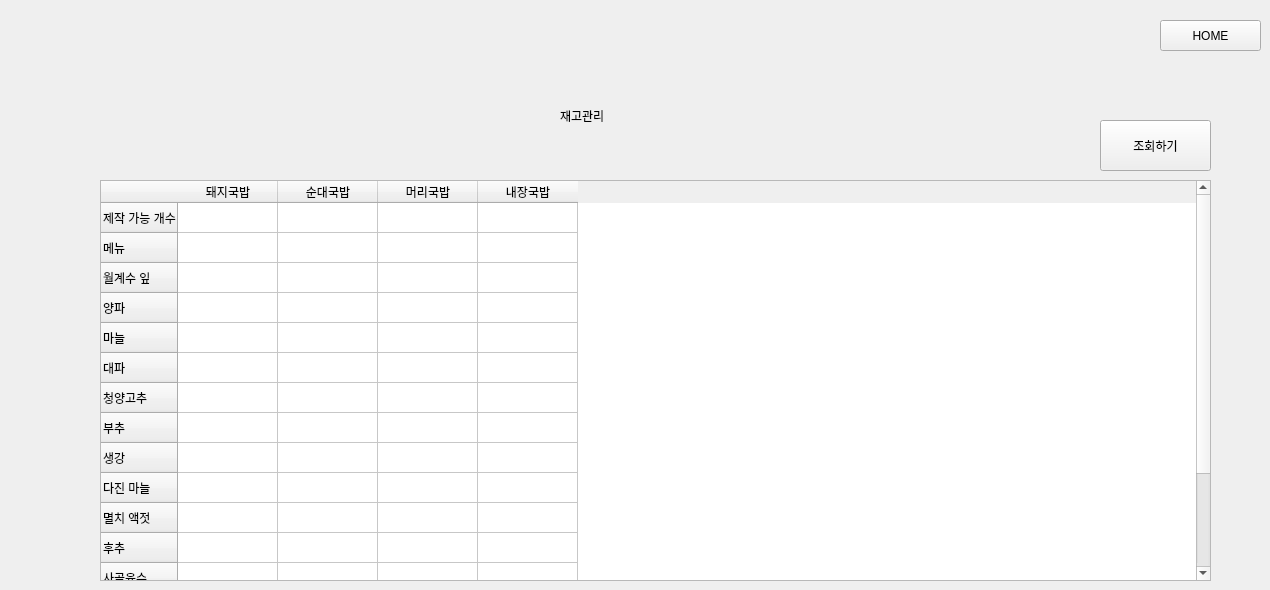
   <widget class="QWidget" name="page_4">
    <widget class="QLabel" name="label_12">
     <property name="geometry">
      <rect>
       <x>560</x>
       <y>80</y>
       <width>221</width>
       <height>71</height>
      </rect>
     </property>
     <property name="styleSheet">
      <string notr="true">font: 75 28pt &quot;Arial&quot;;</string>
     </property>
     <property name="text">
      <string>재고관리</string>
     </property>
    </widget>
    <widget class="QTableWidget" name="inquire_table">
     <property name="geometry">
      <rect>
       <x>100</x>
       <y>180</y>
       <width>1111</width>
       <height>401</height>
      </rect>
     </property>
     <row>
      <property name="text">
       <string>제작 가능 개수</string>
      </property>
     </row>
     <row>
      <property name="text">
       <string>메뉴</string>
      </property>
     </row>
     <row>
      <property name="text">
       <string>월계수 잎</string>
      </property>
     </row>
     <row>
      <property name="text">
       <string>양파</string>
      </property>
     </row>
     <row>
      <property name="text">
       <string>마늘</string>
      </property>
     </row>
     <row>
      <property name="text">
       <string>대파</string>
      </property>
     </row>
     <row>
      <property name="text">
       <string>청양고추</string>
      </property>
     </row>
     <row>
      <property name="text">
       <string>부추</string>
      </property>
     </row>
     <row>
      <property name="text">
       <string>생강</string>
      </property>
     </row>
     <row>
      <property name="text">
       <string>다진 마늘</string>
      </property>
     </row>
     <row>
      <property name="text">
       <string>멸치 액젓</string>
      </property>
     </row>
     <row>
      <property name="text">
       <string>후추</string>
      </property>
     </row>
     <row>
      <property name="text">
       <string>사골육수</string>
      </property>
     </row>
     <row>
      <property name="text">
       <string>고춧가루</string>
      </property>
     </row>
     <row>
      <property name="text">
       <string>간장</string>
      </property>
     </row>
     <row>
      <property name="text">
       <string>매실액</string>
      </property>
     </row>
     <column>
      <property name="text">
       <string>돼지국밥</string>
      </property>
     </column>
     <column>
      <property name="text">
       <string>순대국밥</string>
      </property>
     </column>
     <column>
      <property name="text">
       <string>머리국밥</string>
      </property>
     </column>
     <column>
      <property name="text">
       <string>내장국밥</string>
      </property>
     </column>
    </widget>
    <widget class="QPushButton" name="inquire_home_3">
     <property name="geometry">
      <rect>
       <x>1160</x>
       <y>20</y>
       <width>101</width>
       <height>31</height>
      </rect>
     </property>
     <property name="text">
      <string>HOME</string>
     </property>
    </widget>
    <widget class="QPushButton" name="inquire_2">
     <property name="geometry">
      <rect>
       <x>1100</x>
       <y>120</y>
       <width>111</width>
       <height>51</height>
      </rect>
     </property>
     <property name="text">
      <string>조회하기</string>
     </property>
    </widget>
   </widget>
